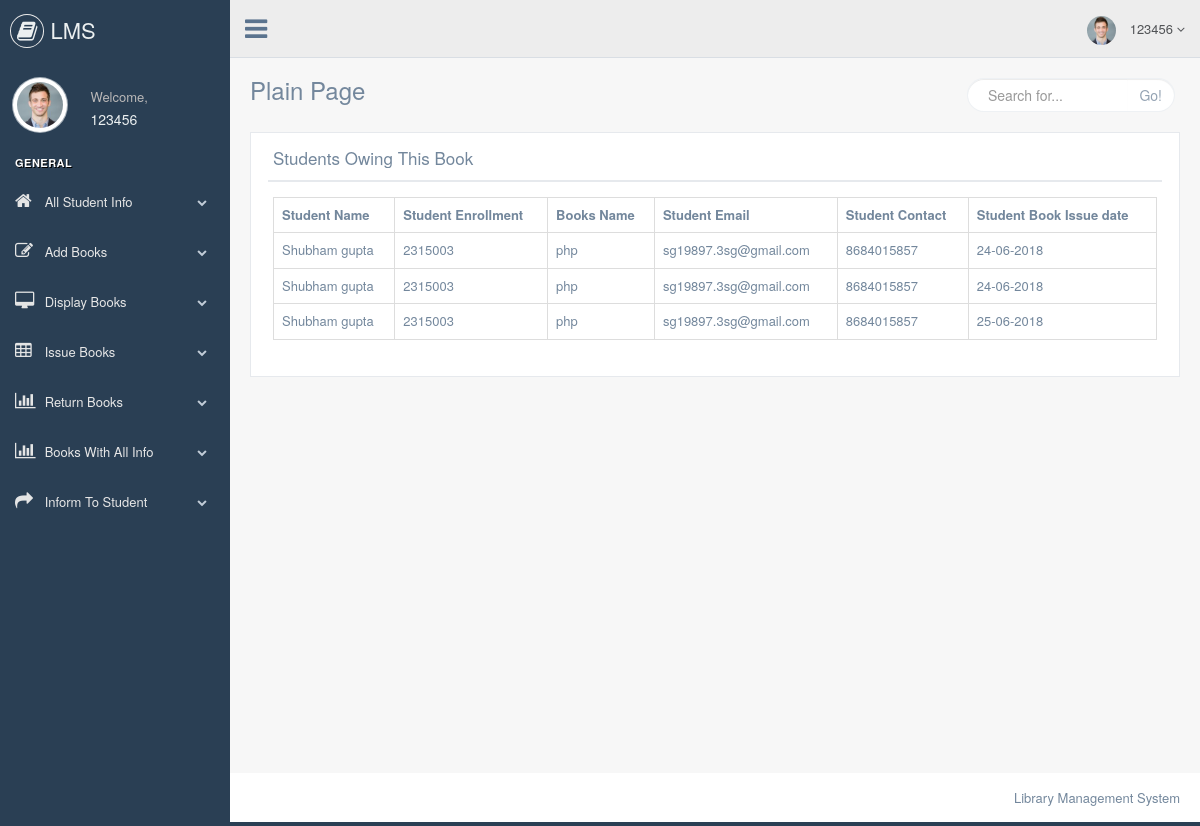
The app's page /librarian/all_student_of_this_book.php?books_name=php (signed in) with its own data.
### tables this page shows
CREATE TABLE `issue_books` (
  `id` int(5) NOT NULL,
  `student_enrollment` varchar(50) NOT NULL,
  `student_name` varchar(50) NOT NULL,
  `student_sem` varchar(50) NOT NULL,
  `student_contact` varchar(50) NOT NULL,
  `student_email` varchar(50) NOT NULL,
  `books_name` varchar(50) NOT NULL,
  `books_issue_date` varchar(50) NOT NULL,
  `books_return_date` varchar(50) NOT NULL,
  `student_username` varchar(50) NOT NULL
);

### librarian/all_student_of_this_book.php (the view, shortened to what this page needs)
    <?php
include'header.php';
include'../student/connection.php';
?>
<div class="right_col" role="main">
    <div class="">
        <div class="page-title">
            <div class="title_left">
                <h3>Plain Page</h3>
            </div>
            <div class="title_right">
                <div class="col-md-5 col-sm-5 col-xs-12 form-group pull-right top_search">
                    <div class="input-group">
                        <input type="text" class="form-control" placeholder="Search for...">
            <span class="input-group-btn">
              <button class="btn btn-default" type="button">Go!</button>
            </span>
                    </div>
                </div>
            </div>
        </div>
        <div class="clearfix"></div>
        <div class="row" style="min-height:500px">
            <div class="col-md-12 col-sm-12 col-xs-12">
                <div class="x_panel">
                    <div class="x_title">
                        <h2>Students Owing This Book</h2>
                        <div class="clearfix"></div>
                    </div>
                    <div class="x_content">
                        <?php
                            $res= mysqli_query($link , "select * from issue_books where books_name = '$_GET[books_name]' && books_return_date = ''");
                            echo '<table class = "table table-bordered">';
                            echo '<tr><th> Student Name</th>';
                            echo '<th> Student Enrollment </th>';
                            echo '<th> Books Name </th>';
                            echo '<th> Student Email </th>';
                            echo '<th> Student Contact </th>';
                            echo '<th> Student Book Issue date</th></tr>';
                            while ($row = mysqli_fetch_array($res)) {
                                echo '<tr><td>' .$row["student_name"].'</td>';
                                echo '<td> ' .$row["student_enrollment"].'</td>';
                                echo '<td> ' .$row["books_name"].'</td>';
                                echo '<td> ' .$row["student_email"].'</td>';
                                echo '<td> ' .$row["student_contact"].'</td>';
                                echo '<td>' .$row["books_issue_date"].'</td></tr>';
                            }
                            echo '</table>';
                        ?>
                    </div>
                </div>
            </div>
        </div>
    </div>
</div>
<?php
include 'footer.php';
?>

### records on screen
issue_books: student_name "Shubham gupta", student_enrollment "2315003", books_name "php", student_email "sg19897.3sg@gmail.com", student_contact "8684015857", books_issue_date "24-06-2018"
issue_books: student_name "Shubham gupta", student_enrollment "2315003", books_name "php", student_email "sg19897.3sg@gmail.com", student_contact "8684015857", books_issue_date "24-06-2018"
issue_books: student_name "Shubham gupta", student_enrollment "2315003", books_name "php", student_email "sg19897.3sg@gmail.com", student_contact "8684015857", books_issue_date "25-06-2018"

### other values on screen
$_SESSION['librarian'] "123456"
